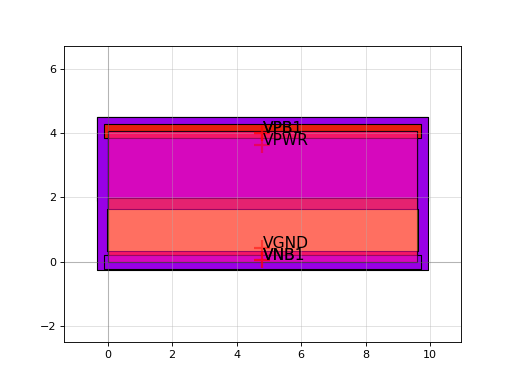

Recreate this plot in Python.
import sky130

c = sky130.components.sky130_fd_sc_hvl__probe_p_8()
c.plot()
